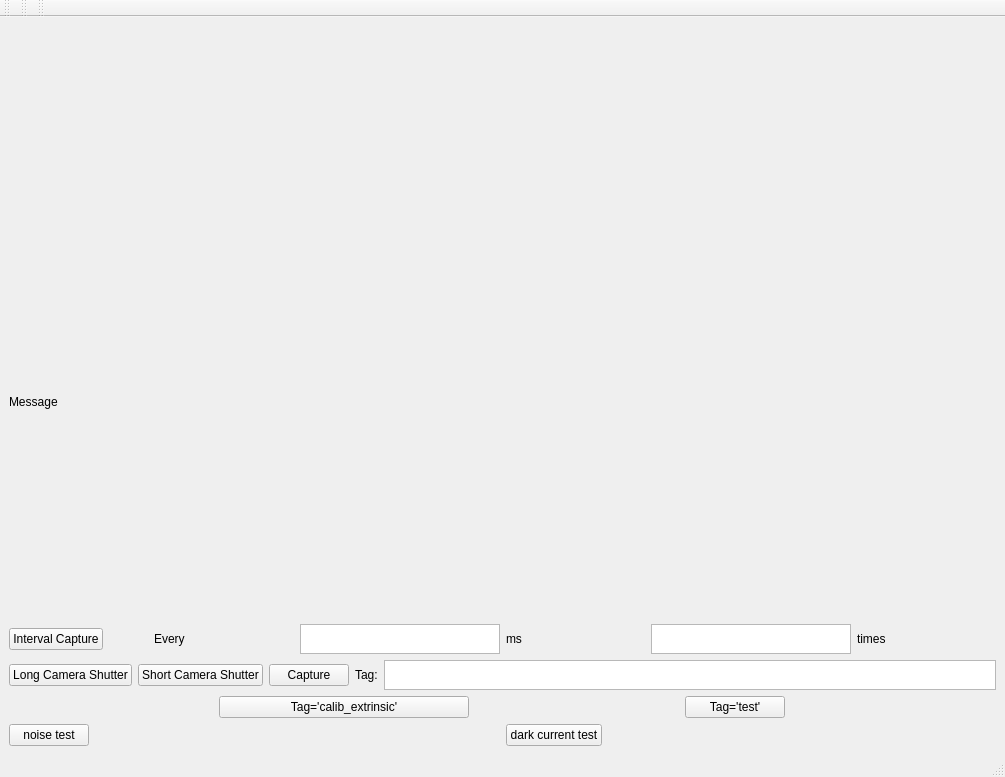
<?xml version="1.0" encoding="UTF-8"?>
<ui version="4.0">
 <class>MainWindow</class>
 <widget class="QMainWindow" name="MainWindow">
  <property name="geometry">
   <rect>
    <x>0</x>
    <y>0</y>
    <width>1005</width>
    <height>777</height>
   </rect>
  </property>
  <property name="windowTitle">
   <string>MyImageCaptureTools</string>
  </property>
  <property name="windowOpacity">
   <double>1.000000000000000</double>
  </property>
  <widget class="QWidget" name="centralwidget">
   <layout class="QVBoxLayout" name="verticalLayout">
    <item>
     <layout class="QHBoxLayout" name="horizontalLayout">
      <item>
       <widget class="QLabel" name="image">
        <property name="text">
         <string/>
        </property>
       </widget>
      </item>
     </layout>
    </item>
    <item>
     <widget class="QLabel" name="label_Message">
      <property name="minimumSize">
       <size>
        <width>0</width>
        <height>20</height>
       </size>
      </property>
      <property name="maximumSize">
       <size>
        <width>16777215</width>
        <height>20</height>
       </size>
      </property>
      <property name="text">
       <string>Message</string>
      </property>
     </widget>
    </item>
    <item>
     <widget class="QLabel" name="msg">
      <property name="minimumSize">
       <size>
        <width>0</width>
        <height>200</height>
       </size>
      </property>
      <property name="maximumSize">
       <size>
        <width>16777215</width>
        <height>200</height>
       </size>
      </property>
      <property name="text">
       <string/>
      </property>
     </widget>
    </item>
    <item>
     <layout class="QHBoxLayout" name="horizontalLayout_5">
      <item alignment="Qt::AlignLeft">
       <widget class="QPushButton" name="btn_interval_capture">
        <property name="maximumSize">
         <size>
          <width>150</width>
          <height>16777215</height>
         </size>
        </property>
        <property name="text">
         <string>Interval Capture</string>
        </property>
       </widget>
      </item>
      <item>
       <widget class="QLabel" name="label_interval_capture_Every">
        <property name="text">
         <string>Every</string>
        </property>
       </widget>
      </item>
      <item>
       <widget class="QPlainTextEdit" name="plainTextEdit_interval_capture_ms">
        <property name="maximumSize">
         <size>
          <width>200</width>
          <height>30</height>
         </size>
        </property>
       </widget>
      </item>
      <item>
       <widget class="QLabel" name="label_interval_capture_ms">
        <property name="text">
         <string>ms</string>
        </property>
       </widget>
      </item>
      <item>
       <widget class="QPlainTextEdit" name="plainTextEdit_interval_capture_times">
        <property name="maximumSize">
         <size>
          <width>200</width>
          <height>30</height>
         </size>
        </property>
       </widget>
      </item>
      <item>
       <widget class="QLabel" name="label_interval_capture_times">
        <property name="text">
         <string>times</string>
        </property>
       </widget>
      </item>
     </layout>
    </item>
    <item>
     <layout class="QHBoxLayout" name="horizontalLayout_3">
      <property name="sizeConstraint">
       <enum>QLayout::SetMaximumSize</enum>
      </property>
      <item>
       <widget class="QPushButton" name="btn_long_cam_shutter">
        <property name="maximumSize">
         <size>
          <width>160</width>
          <height>16777215</height>
         </size>
        </property>
        <property name="text">
         <string>Long Camera Shutter</string>
        </property>
       </widget>
      </item>
      <item>
       <widget class="QPushButton" name="btn_short_cam_shutter">
        <property name="maximumSize">
         <size>
          <width>160</width>
          <height>16777215</height>
         </size>
        </property>
        <property name="text">
         <string>Short Camera Shutter</string>
        </property>
       </widget>
      </item>
      <item>
       <widget class="QPushButton" name="btn_capture">
        <property name="maximumSize">
         <size>
          <width>100</width>
          <height>16777215</height>
         </size>
        </property>
        <property name="text">
         <string>Capture</string>
        </property>
       </widget>
      </item>
      <item>
       <widget class="QLabel" name="label_Tag">
        <property name="text">
         <string>Tag:</string>
        </property>
       </widget>
      </item>
      <item>
       <widget class="QPlainTextEdit" name="plainTextEdit_Tag">
        <property name="minimumSize">
         <size>
          <width>0</width>
          <height>30</height>
         </size>
        </property>
        <property name="maximumSize">
         <size>
          <width>800</width>
          <height>30</height>
         </size>
        </property>
       </widget>
      </item>
     </layout>
    </item>
    <item>
     <layout class="QHBoxLayout" name="horizontalLayout_2">
      <item>
       <widget class="QPushButton" name="btn_tag_calib_extrinsic">
        <property name="maximumSize">
         <size>
          <width>250</width>
          <height>16777215</height>
         </size>
        </property>
        <property name="text">
         <string>Tag='calib_extrinsic'</string>
        </property>
       </widget>
      </item>
      <item>
       <widget class="QPushButton" name="btn_tag_test">
        <property name="maximumSize">
         <size>
          <width>100</width>
          <height>16777215</height>
         </size>
        </property>
        <property name="text">
         <string>Tag='test'</string>
        </property>
       </widget>
      </item>
     </layout>
    </item>
    <item>
     <layout class="QHBoxLayout" name="horizontalLayout_4">
      <item alignment="Qt::AlignLeft">
       <widget class="QPushButton" name="btn_noise_test">
        <property name="maximumSize">
         <size>
          <width>150</width>
          <height>16777215</height>
         </size>
        </property>
        <property name="text">
         <string>noise test</string>
        </property>
       </widget>
      </item>
      <item alignment="Qt::AlignLeft">
       <widget class="QPushButton" name="btn_dark_current_test">
        <property name="maximumSize">
         <size>
          <width>150</width>
          <height>16777215</height>
         </size>
        </property>
        <property name="text">
         <string>dark current test</string>
        </property>
       </widget>
      </item>
     </layout>
    </item>
   </layout>
  </widget>
  <widget class="QMenuBar" name="menubar">
   <property name="geometry">
    <rect>
     <x>0</x>
     <y>0</y>
     <width>1005</width>
     <height>22</height>
    </rect>
   </property>
  </widget>
  <widget class="QStatusBar" name="statusbar"/>
  <widget class="QToolBar" name="toolBar">
   <property name="windowTitle">
    <string>toolBar</string>
   </property>
   <attribute name="toolBarArea">
    <enum>TopToolBarArea</enum>
   </attribute>
   <attribute name="toolBarBreak">
    <bool>false</bool>
   </attribute>
  </widget>
  <widget class="QToolBar" name="toolBar_2">
   <property name="windowTitle">
    <string>toolBar_2</string>
   </property>
   <attribute name="toolBarArea">
    <enum>TopToolBarArea</enum>
   </attribute>
   <attribute name="toolBarBreak">
    <bool>false</bool>
   </attribute>
  </widget>
  <widget class="QToolBar" name="toolBar_3">
   <property name="windowTitle">
    <string>toolBar_3</string>
   </property>
   <attribute name="toolBarArea">
    <enum>TopToolBarArea</enum>
   </attribute>
   <attribute name="toolBarBreak">
    <bool>false</bool>
   </attribute>
  </widget>
 </widget>
 <resources/>
 <connections/>
</ui>
